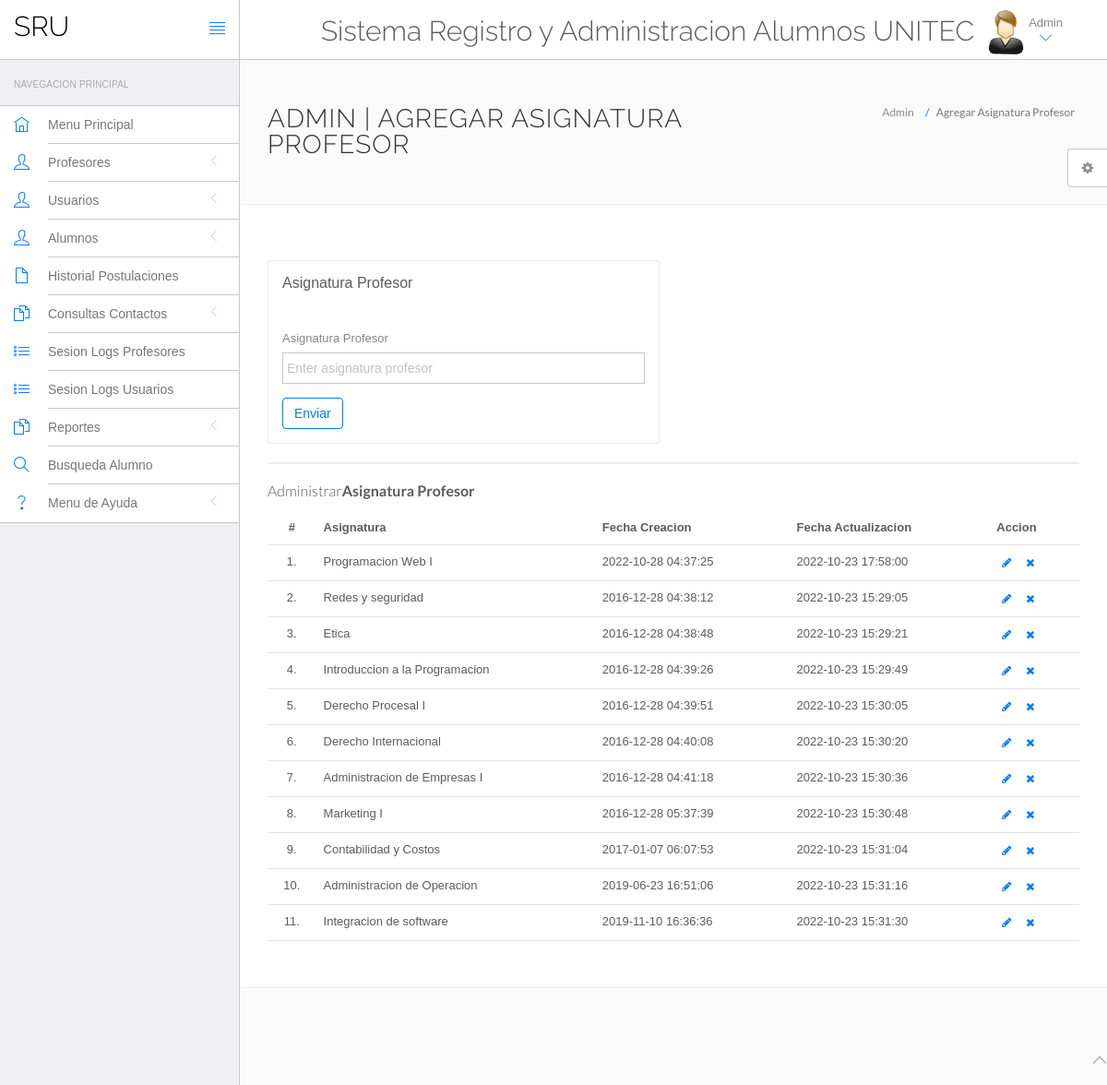
/srunitec/admin/profesor-asignatura.php (signed in), run on the app's committed database.
### tables this page shows
CREATE TABLE `profesorasignatura` (
  `id` int(11) NOT NULL,
  `asignatura` varchar(255) DEFAULT NULL,
  `creationDate` timestamp NULL DEFAULT current_timestamp(),
  `updationDate` timestamp NULL DEFAULT NULL ON UPDATE current_timestamp()
);

### srunitec/admin/profesor-asignatura.php (the view, shortened to what this page needs)
<?php
include('include/config.php');
?>
<!DOCTYPE html>
<html lang="en">
	<head>
		<link rel="stylesheet" href="vendor/bootstrap/css/bootstrap.min.css">
		<link rel="stylesheet" href="vendor/fontawesome/css/font-awesome.min.css">
		<link rel="stylesheet" href="vendor/themify-icons/themify-icons.min.css">
		<link href="vendor/animate.css/animate.min.css" rel="stylesheet" media="screen">
		<link href="vendor/perfect-scrollbar/perfect-scrollbar.min.css" rel="stylesheet" media="screen">
		<link href="vendor/switchery/switchery.min.css" rel="stylesheet" media="screen">
		<link href="vendor/bootstrap-touchspin/jquery.bootstrap-touchspin.min.css" rel="stylesheet" media="screen">
		<link href="vendor/select2/select2.min.css" rel="stylesheet" media="screen">
		<link href="vendor/bootstrap-datepicker/bootstrap-datepicker3.standalone.min.css" rel="stylesheet" media="screen">
		<link href="vendor/bootstrap-timepicker/bootstrap-timepicker.min.css" rel="stylesheet" media="screen">
		<link rel="stylesheet" href="assets/css/styles.css">
		<link rel="stylesheet" href="assets/css/plugins.css">
		<link rel="stylesheet" href="assets/css/themes/theme-1.css" id="skin_color" />
	</head>
	<body>
		<div id="app">
<?php include('include/sidebar.php');?>
			<div class="app-content">
						<?php include('include/header.php');?>
				<div class="main-content" >
					<div class="wrap-content container" id="container">
						<section id="page-title">
							<div class="row">
								<div class="col-sm-8">
									<h1 class="mainTitle">Admin | Agregar Asignatura Profesor</h1>
																	</div>
								<ol class="breadcrumb">
									<li>
										<span>Admin</span>
									</li>
									<li class="active">
										<span>Agregar Asignatura Profesor</span>
									</li>
								</ol>
							</div>
						</section>
						<div class="container-fluid container-fullw bg-white">
							<div class="row">
								<div class="col-md-12">
									<div class="row margin-top-30">
										<div class="col-lg-6 col-md-12">
											<div class="panel panel-white">
												<div class="panel-heading">
													<h5 class="panel-title">Asignatura Profesor</h5>
												</div>
												<div class="panel-body">
													<form role="form" name="" method="post" >
														<div class="form-group">
															<label for="exampleInputEmail1">
															Asignatura Profesor
															</label>
							<input type="text" name="profesorasignatura" class="form-control"  placeholder="Enter asignatura profesor">
														</div>
														<button type="submit" name="submit" class="btn btn-o btn-primary">
															Enviar
														</button>
													</form>
												</div>
											</div>
										</div>
											</div>
										</div>
									<div class="col-lg-12 col-md-12">
											<div class="panel panel-white">
											</div>
										</div>
									</div>
									<div class="row">
								<div class="col-md-12">
									<h5 class="over-title margin-bottom-15">Administrar<span class="text-bold">Asignatura Profesor</span></h5>
									<table class="table table-hover" id="sample-table-1">
										<thead>
											<tr>
												<th class="center">#</th>
												<th>Asignatura</th>
												<th class="hidden-xs">Fecha Creacion</th>
												<th>Fecha Actualizacion</th>
												<th>Accion</th>
											</tr>
										</thead>
										<tbody>
<?php
$sql=mysqli_query($con,"select * from profesorasignatura");
$cnt=1;
while($row=mysqli_fetch_array($sql))
{
?>
											<tr>
												<td class="center"><?php echo $cnt;?>.</td>
												<td class="hidden-xs"><?php echo $row['asignatura'];?></td>
												<td><?php echo $row['creationDate'];?></td>
												<td><?php echo $row['updationDate'];?>
												</td>
												<td >
												<div class="visible-md visible-lg hidden-sm hidden-xs">
							<a href="edit-profesor-asignatura.php?id=<?php echo $row['id'];?>" class="btn btn-transparent btn-xs" tooltip-placement="top" tooltip="Edit"><i class="fa fa-pencil"></i></a>
	<a href="profesor-asignaturaprofesor.php?id=<?php echo $row['id']?>&del=delete" onClick="return confirm('Are you sure you want to delete?')"class="btn btn-transparent btn-xs tooltips" tooltip-placement="top" tooltip="Remove"><i class="fa fa-times fa fa-white"></i></a>
												</div>
												</td>
											</tr>
											<?php
$cnt=$cnt+1;
											 }?>
										</tbody>
									</table>
								</div>
							</div>
								</div>
							</div>
						</div>
					</div>
				</div>
	<?php include('include/footer.php');?>
	<?php include('include/setting.php');?>
	</body>
</html>

### srunitec/admin/include/sidebar.php (shortened to what this page needs)
<div class="sidebar app-aside" id="sidebar">
				<div class="sidebar-container perfect-scrollbar">
<nav>
						<div class="navbar-title">
							<span>Navegacion Principal</span>
						</div>
						<ul class="main-navigation-menu">
							<li>
								<a href="dashboard.php">
									<div class="item-content">
										<div class="item-media">
											<i class="ti-home"></i>
										</div>
										<div class="item-inner">
											<span class="title"> Menu Principal </span>
										</div>
									</div>
								</a>
							</li>
							<li>
								<a href="javascript:void(0)">
									<div class="item-content">
										<div class="item-media">
											<i class="ti-user"></i>
										</div>
										<div class="item-inner">
											<span class="title"> Profesores </span><i class="icon-arrow"></i>
										</div>
									</div>
								</a>
								</li>
				<li>
								<a href="javascript:void(0)">
									<div class="item-content">
										<div class="item-media">
											<i class="ti-user"></i>
										</div>
										<div class="item-inner">
											<span class="title"> Usuarios </span><i class="icon-arrow"></i>
										</div>
									</div>
								</a>
								</li>
								<li>
								<a href="javascript:void(0)">
									<div class="item-content">
										<div class="item-media">
											<i class="ti-user"></i>
										</div>
										<div class="item-inner">
											<span class="title"> Alumnos </span><i class="icon-arrow"></i>
										</div>
									</div>
								</a>
								</li>
<li>
								<a href="postulacion-history.php">
									<div class="item-content">
										<div class="item-media">
											<i class="ti-file"></i>
										</div>
										<div class="item-inner">
											<span class="title"> Historial Postulaciones </span>
										</div>
									</div>
								</a>
							</li>
				<li>
								<a href="javascript:void(0)">
									<div class="item-content">
										<div class="item-media">
											<i class="ti-files"></i>
										</div>
										<div class="item-inner">
											<span class="title"> Consultas Contactos </span><i class="icon-arrow"></i>
										</div>
									</div>
								</a>
								</li>
	<li>
								<a href="profesor-logs.php">
									<div class="item-content">
										<div class="item-media">
											<i class="ti-list"></i>
										</div>
										<div class="item-inner">
											<span class="title"> Sesion Logs Profesores</span>
										</div>
									</div>
								</a>
							</li>
							<li>
								<a href="user-logs.php">
									<div class="item-content">
										<div class="item-media">
											<i class="ti-list"></i>
										</div>
										<div class="item-inner">
											<span class="title"> Sesion Logs Usuarios</span>
										</div>
									</div>
								</a>
							</li>
				<li>
								<a href="javascript:void(0)">
									<div class="item-content">
										<div class="item-media">
											<i class="ti-files"></i>
										</div>
										<div class="item-inner">
											<span class="title"> Reportes </span><i class="icon-arrow"></i>
										</div>
									</div>
								</a>
								<li>
								<a href="alumno-search.php">
									<div class="item-content">
										<div class="item-media">
											<i class="ti-search"></i>
										</div>
										<div class="item-inner">
											<span class="title"> Busqueda Alumno </span>
										</div>
									</div>
								</a>
							</li>
						<li>
								<a href="javascript:void(0)">
									<div class="item-content">
										<div class="item-media">
											<i class="ti-help"></i>
										</div>
										<div class="item-inner">
											<span class="title"> Menu de Ayuda </span><i class="icon-arrow"></i>
										</div>
									</div>
								</a>
					</nav>
					</div>
			</div>

### srunitec/admin/include/header.php (shortened to what this page needs)
<header class="navbar navbar-default navbar-static-top">
					<div class="navbar-header">
						<a class="navbar-brand" href="#">
							<h2 style="padding-top:20%; color:#000 ">SRU</h2>
						</a>
						<a href="#" class="sidebar-toggler pull-right visible-md visible-lg" data-toggle-class="app-sidebar-closed" data-toggle-target="#app">
							<i class="ti-align-justify"></i>
						</a>
					</div>
					<div class="navbar-collapse collapse">
						<ul class="nav navbar-right">
								<li  style="padding-top:2% ">
								<h2>Sistema Registro y Administracion Alumnos UNITEC</h2>
							</li>
							<li class="dropdown current-user">
								<a href class="dropdown-toggle" data-toggle="dropdown">
									<img src="assets/images/images.jpg" > <span class="username">
			Admin
									<i class="ti-angle-down"></i></i></span>
								</a>
							</li>
						</ul>
					</div>
				</header>

### srunitec/admin/include/footer.php
<footer>
				<div class="footer-inner">
					<div class="pull-left">
						&copy; <span class="current-year"></span><span class="text-bold text-uppercase"> SRU</span>. <span>All rights reserved</span>
					</div>
					<div class="pull-right">
						<span class="go-top"><i class="ti-angle-up"></i></span>
					</div>
				</div>
			</footer>

### srunitec/admin/include/setting.php (shortened to what this page needs)
<div class="settings panel panel-default hidden-xs hidden-sm" id="settings">
				<button ct-toggle="toggle" data-toggle-class="active" data-toggle-target="#settings" class="btn btn-default">
					<i class="fa fa-spin fa-gear"></i>
				</button>
			</div>

### srunitec/admin/assets/css/plugins.css (style rules this page uses)
.perfect-scrollbar { overflow-y: hidden !important; }

### srunitec/admin/assets/css/themes/theme-1.css (style rules this page uses)
body { background: #FAFAFA; }
header .navbar-header { background: #ffffff !important; border-right-color: #c8c7cc !important; border-bottom-color: #c8c7cc !important; }
header .navbar-header .sidebar-toggler, header .navbar-header .sidebar-mobile-toggler { color: #007aff !important; }
header .navbar-header .navbar-brand { color: #777 !important; }
header .navbar-collapse { background: #ffffff !important; border-bottom-color: #c8c7cc !important; box-shadow: none !important; }
header .navbar-collapse .navbar-right > li > a { color: #777; }
header .navbar-collapse .navbar-right > li > a i { color: #007aff !important; }
#sidebar { background: #EFEFF4 !important; }
#sidebar:before { border-right-width: "1px" !important; border-right-style: solid; border-right-color: #c8c7cc !important; }
#sidebar nav { border-right-width: "1px" !important; border-right-style: solid; border-right-color: #c8c7cc !important; }
#sidebar nav .navbar-title { color: #aaaaaa; }
#sidebar nav > ul { background: #ffffff !important; border-bottom-color: #c8c7cc !important; border-top-color: #c8c7cc !important; }
#sidebar nav > ul > li > a .item-media > i { color: #007aff !important; }
#sidebar nav > ul > li > a .item-inner { color: #777 !important; border-bottom-color: #c8c7cc; }

### data on the page
profesorasignatura: asignatura "Programacion Web I", creationDate "2022-10-28 04:37:25", updationDate "2022-10-23 17:58:00"
profesorasignatura: asignatura "Redes y seguridad", creationDate "2016-12-28 04:38:12", updationDate "2022-10-23 15:29:05"
profesorasignatura: asignatura "Etica", creationDate "2016-12-28 04:38:48", updationDate "2022-10-23 15:29:21"
profesorasignatura: asignatura "Introduccion a la Programacion", creationDate "2016-12-28 04:39:26", updationDate "2022-10-23 15:29:49"
profesorasignatura: asignatura "Derecho Procesal I", creationDate "2016-12-28 04:39:51", updationDate "2022-10-23 15:30:05"
profesorasignatura: asignatura "Derecho Internacional", creationDate "2016-12-28 04:40:08", updationDate "2022-10-23 15:30:20"
profesorasignatura: asignatura "Administracion de Empresas I", creationDate "2016-12-28 04:41:18", updationDate "2022-10-23 15:30:36"
profesorasignatura: asignatura "Marketing I", creationDate "2016-12-28 05:37:39", updationDate "2022-10-23 15:30:48"
profesorasignatura: asignatura "Contabilidad y Costos", creationDate "2017-01-07 06:07:53", updationDate "2022-10-23 15:31:04"
profesorasignatura: asignatura "Administracion de Operacion", creationDate "2019-06-23 16:51:06", updationDate "2022-10-23 15:31:16"
profesorasignatura: asignatura "Integracion de software", creationDate "2019-11-10 16:36:36", updationDate "2022-10-23 15:31:30"
